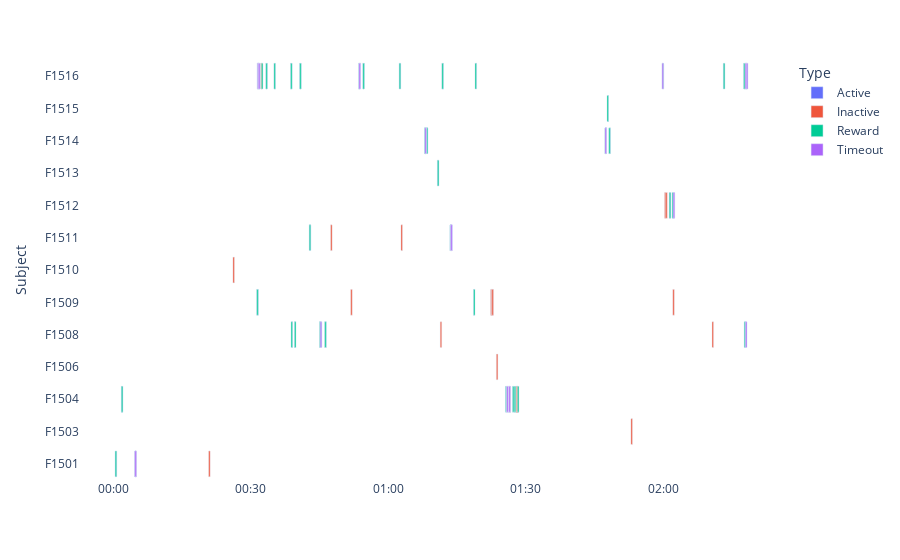

The code cell stored with this chart in its notebook:
### Code cell
make_timeline(timeline_data)
